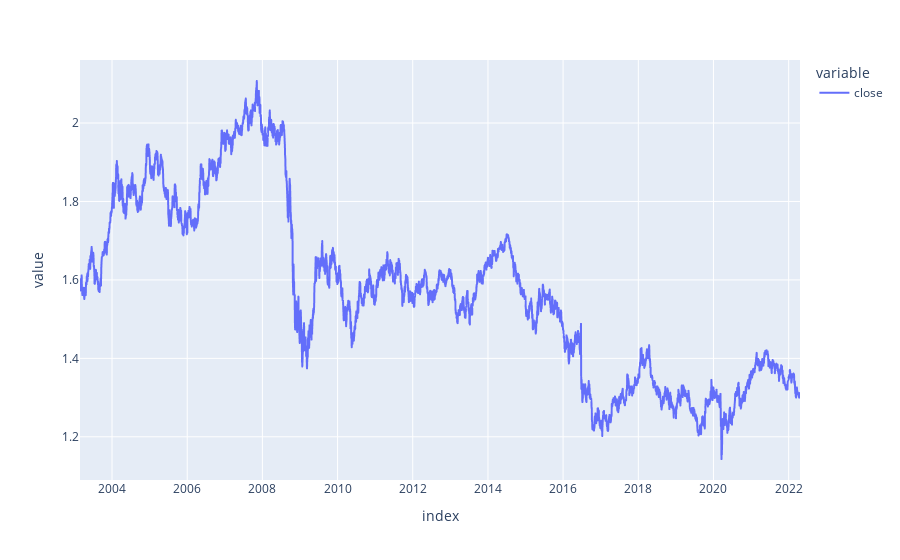

Notebook cell for this chart:
### Code cell
# plotting the opening and closing value 
eurusd[['close']].plot()

### Figure 1 — Plotly figure (JSON) as saved in the notebook; plotly's stock layout.template omitted (floating-point values rounded to 4 significant figures; data arrays with more than 128 entries replaced by an {"elided": "..."} marker saying what was removed)
{"data": [{"hovertemplate": "variable=close<br>index=%{x}<br>value=%{y}<extra></extra>", "legendgroup": "close", "line": {"color": "#636efa", "dash": "solid"}, "marker": {"symbol": "circle"}, "mode": "lines", "name": "close", "showlegend": true, "type": "scattergl", "x": {"elided": "4999 str values"}, "xaxis": "x", "y": {"elided": "4999 float values"}, "yaxis": "y"}], "layout": {"autosize": true, "legend": {"title": {"text": "variable"}, "tracegroupgap": 0}, "margin": {"t": 60}, "xaxis": {"anchor": "y", "autorange": true, "domain": [0, 1], "range": ["2003-02-24", "2022-04-21"], "title": {"text": "index"}, "type": "date"}, "yaxis": {"anchor": "x", "autorange": true, "domain": [0, 1], "range": [1.09, 2.161], "title": {"text": "value"}, "type": "linear"}}}
